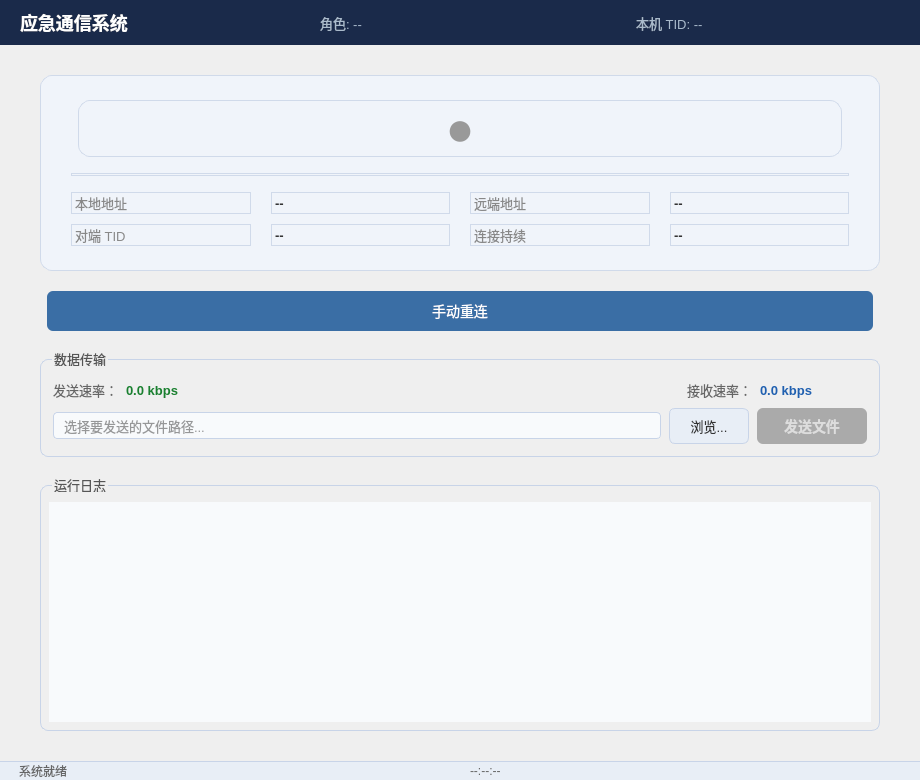
<?xml version="1.0" encoding="UTF-8"?>
<ui version="4.0">
 <class>AutoConnWindow</class>
 <widget class="QMainWindow" name="AutoConnWindow">
  <property name="geometry">
   <rect>
    <x>0</x>
    <y>0</y>
    <width>920</width>
    <height>780</height>
   </rect>
  </property>
  <property name="windowTitle">
   <string>应急通信系统</string>
  </property>
  <widget class="QWidget" name="centralwidget">
   <layout class="QVBoxLayout" name="mainVLayout">
    <property name="spacing">
     <number>0</number>
    </property>
    <property name="margin">
     <number>0</number>
    </property>

    <!-- ===== 顶部标题栏 ===== -->
    <item>
     <widget class="QWidget" name="titleBar">
      <property name="minimumHeight"><number>56</number></property>
      <property name="maximumHeight"><number>56</number></property>
      <property name="styleSheet">
       <string>background-color: #1a2a4a;</string>
      </property>
      <layout class="QHBoxLayout" name="titleHLayout">
       <property name="leftMargin"><number>20</number></property>
       <property name="rightMargin"><number>20</number></property>
       <item>
        <widget class="QLabel" name="titleLabel">
         <property name="text"><string>应急通信系统</string></property>
         <property name="styleSheet">
          <string>color: #ffffff; font-size: 18px; font-weight: bold;</string>
         </property>
        </widget>
       </item>
       <item>
        <spacer>
         <property name="orientation"><enum>Qt::Horizontal</enum></property>
        </spacer>
       </item>
       <item>
        <widget class="QLabel" name="roleLabel">
         <property name="text"><string>角色: --</string></property>
         <property name="styleSheet">
          <string>color: #aabbcc; font-size: 13px;</string>
         </property>
        </widget>
       </item>
       <item>
        <widget class="QLabel" name="tidLabel">
         <property name="text"><string>本机 TID: --</string></property>
         <property name="styleSheet">
          <string>color: #aabbcc; font-size: 13px; margin-left: 20px;</string>
         </property>
        </widget>
       </item>
      </layout>
     </widget>
    </item>

    <!-- ===== 主内容区 ===== -->
    <item>
     <widget class="QWidget" name="contentWidget">
      <layout class="QVBoxLayout" name="contentVLayout">
       <property name="spacing"><number>20</number></property>
       <property name="leftMargin"><number>40</number></property>
       <property name="rightMargin"><number>40</number></property>
       <property name="topMargin"><number>30</number></property>
       <property name="bottomMargin"><number>30</number></property>

       <!-- ===== 连接状态卡片 ===== -->
       <item>
        <widget class="QFrame" name="statusCard">
         <property name="styleSheet">
          <string>
           QFrame {
               background-color: #f0f4fa;
               border-radius: 12px;
               border: 1px solid #d0daea;
           }
          </string>
         </property>
         <layout class="QVBoxLayout" name="statusCardLayout">
          <property name="spacing"><number>16</number></property>
          <property name="leftMargin"><number>30</number></property>
          <property name="rightMargin"><number>30</number></property>
          <property name="topMargin"><number>24</number></property>
          <property name="bottomMargin"><number>24</number></property>

          <!-- 状态指示灯（纯圆点，无文字） -->
          <item>
           <layout class="QHBoxLayout">
            <item>
             <spacer><property name="orientation"><enum>Qt::Horizontal</enum></property></spacer>
            </item>
            <item>
             <widget class="QLabel" name="statusDot">
              <property name="text"><string>●</string></property>
              <property name="styleSheet">
               <string>color: #999999; font-size: 48px;</string>
              </property>
              <property name="alignment">
               <set>Qt::AlignCenter</set>
              </property>
             </widget>
            </item>
            <item>
             <spacer><property name="orientation"><enum>Qt::Horizontal</enum></property></spacer>
            </item>
           </layout>
          </item>

          <!-- 分割线 -->
          <item>
           <widget class="QFrame" name="divider1">
            <property name="frameShape"><enum>QFrame::HLine</enum></property>
            <property name="frameShadow"><enum>QFrame::Sunken</enum></property>
            <property name="styleSheet"><string>color: #c8d4e8;</string></property>
           </widget>
          </item>

          <!-- 连接信息网格 -->
          <item>
           <layout class="QGridLayout" name="infoGrid">
            <property name="horizontalSpacing"><number>20</number></property>
            <property name="verticalSpacing"><number>10</number></property>

            <item row="0" column="0">
             <widget class="QLabel">
              <property name="text"><string>本地地址</string></property>
              <property name="styleSheet"><string>color: #888888; font-size: 13px;</string></property>
             </widget>
            </item>
            <item row="0" column="1">
             <widget class="QLabel" name="localAddrLabel">
              <property name="text"><string>--</string></property>
              <property name="styleSheet"><string>color: #333333; font-size: 13px; font-weight: bold;</string></property>
             </widget>
            </item>
            <item row="0" column="2">
             <widget class="QLabel">
              <property name="text"><string>远端地址</string></property>
              <property name="styleSheet"><string>color: #888888; font-size: 13px;</string></property>
             </widget>
            </item>
            <item row="0" column="3">
             <widget class="QLabel" name="remoteAddrLabel">
              <property name="text"><string>--</string></property>
              <property name="styleSheet"><string>color: #333333; font-size: 13px; font-weight: bold;</string></property>
             </widget>
            </item>

            <item row="1" column="0">
             <widget class="QLabel">
              <property name="text"><string>对端 TID</string></property>
              <property name="styleSheet"><string>color: #888888; font-size: 13px;</string></property>
             </widget>
            </item>
            <item row="1" column="1">
             <widget class="QLabel" name="remoteTidLabel">
              <property name="text"><string>--</string></property>
              <property name="styleSheet"><string>color: #333333; font-size: 13px; font-weight: bold;</string></property>
             </widget>
            </item>
            <item row="1" column="2">
             <widget class="QLabel">
              <property name="text"><string>连接持续</string></property>
              <property name="styleSheet"><string>color: #888888; font-size: 13px;</string></property>
             </widget>
            </item>
            <item row="1" column="3">
             <widget class="QLabel" name="uptimeLabel">
              <property name="text"><string>--</string></property>
              <property name="styleSheet"><string>color: #333333; font-size: 13px; font-weight: bold;</string></property>
             </widget>
            </item>

           </layout>
          </item>

         </layout>
        </widget>
       </item>

       <!-- ===== 操作区：仅有一个"手动重连"按钮（正常状态隐藏） ===== -->
       <item>
        <layout class="QHBoxLayout">
         <item>
          <spacer><property name="orientation"><enum>Qt::Horizontal</enum></property></spacer>
         </item>
         <item>
          <widget class="QPushButton" name="reconnectBtn">
           <property name="text"><string>手动重连</string></property>
           <property name="minimumSize">
            <size><width>140</width><height>40</height></size>
           </property>
           <property name="styleSheet">
            <string>
             QPushButton {
                 background-color: #3a6ea5;
                 color: white;
                 border-radius: 6px;
                 font-size: 14px;
             }
             QPushButton:hover { background-color: #4a80bb; }
             QPushButton:pressed { background-color: #2a5e95; }
             QPushButton:disabled { background-color: #aaaaaa; color: #dddddd; }
            </string>
           </property>
          </widget>
         </item>
         <item>
          <spacer><property name="orientation"><enum>Qt::Horizontal</enum></property></spacer>
         </item>
        </layout>
       </item>

       <!-- ===== 数据传输区域 ===== -->
       <item>
        <widget class="QGroupBox" name="transferGroup">
         <property name="title"><string>数据传输</string></property>
         <property name="styleSheet">
          <string>
           QGroupBox {
               font-size: 13px;
               color: #555555;
               border: 1px solid #c8d4e8;
               border-radius: 8px;
               margin-top: 8px;
               padding-top: 8px;
           }
           QGroupBox::title { subcontrol-origin: margin; left: 12px; }
          </string>
         </property>
         <layout class="QVBoxLayout">
          <property name="margin"><number>12</number></property>
          <property name="spacing"><number>8</number></property>

          <!-- 速率显示行 -->
          <item>
           <layout class="QHBoxLayout">
            <item>
             <widget class="QLabel">
              <property name="text"><string>发送速率：</string></property>
              <property name="styleSheet"><string>color: #666666; font-size: 13px;</string></property>
             </widget>
            </item>
            <item>
             <widget class="QLabel" name="sendRateLabel">
              <property name="text"><string>0.0 kbps</string></property>
              <property name="styleSheet"><string>color: #1a8030; font-size: 13px; font-weight: bold; min-width: 100px;</string></property>
             </widget>
            </item>
            <item>
             <spacer><property name="orientation"><enum>Qt::Horizontal</enum></property><property name="sizeHint" stdset="0"><size><width>20</width><height>0</height></size></property></spacer>
            </item>
            <item>
             <widget class="QLabel">
              <property name="text"><string>接收速率：</string></property>
              <property name="styleSheet"><string>color: #666666; font-size: 13px;</string></property>
             </widget>
            </item>
            <item>
             <widget class="QLabel" name="recvRateLabel">
              <property name="text"><string>0.0 kbps</string></property>
              <property name="styleSheet"><string>color: #2060b0; font-size: 13px; font-weight: bold; min-width: 100px;</string></property>
             </widget>
            </item>
            <item>
             <spacer><property name="orientation"><enum>Qt::Horizontal</enum></property></spacer>
            </item>
           </layout>
          </item>

          <!-- 文件选择 + 发送按钮行 -->
          <item>
           <layout class="QHBoxLayout">
            <item>
             <widget class="QLineEdit" name="filePathEdit">
              <property name="placeholderText"><string>选择要发送的文件路径...</string></property>
              <property name="readOnly"><bool>true</bool></property>
              <property name="styleSheet">
               <string>
                QLineEdit {
                    border: 1px solid #c8d4e8;
                    border-radius: 4px;
                    padding: 4px 8px;
                    font-size: 13px;
                    background: #f8fafc;
                    color: #333333;
                }
               </string>
              </property>
             </widget>
            </item>
            <item>
             <widget class="QPushButton" name="browseBtn">
              <property name="text"><string>浏览...</string></property>
              <property name="minimumSize">
               <size><width>80</width><height>36</height></size>
              </property>
              <property name="styleSheet">
               <string>
                QPushButton {
                    background-color: #e8eef6;
                    color: #333333;
                    border: 1px solid #c8d4e8;
                    border-radius: 6px;
                    font-size: 13px;
                }
                QPushButton:hover { background-color: #d0dcee; }
                QPushButton:pressed { background-color: #b8ccde; }
               </string>
              </property>
             </widget>
            </item>
            <item>
             <widget class="QPushButton" name="sendFileBtn">
              <property name="text"><string>发送文件</string></property>
              <property name="enabled"><bool>false</bool></property>
              <property name="minimumSize">
               <size><width>110</width><height>36</height></size>
              </property>
              <property name="styleSheet">
               <string>
                QPushButton {
                    background-color: #28a060;
                    color: white;
                    border-radius: 6px;
                    font-size: 14px;
                    font-weight: bold;
                }
                QPushButton:hover { background-color: #38b070; }
                QPushButton:pressed { background-color: #188050; }
                QPushButton:disabled { background-color: #aaaaaa; color: #dddddd; }
               </string>
              </property>
             </widget>
            </item>
           </layout>
          </item>

         </layout>
        </widget>
       </item>

       <!-- ===== 日志区 ===== -->
       <item>
        <widget class="QGroupBox" name="logGroup">
         <property name="title"><string>运行日志</string></property>
         <property name="styleSheet">
          <string>
           QGroupBox {
               font-size: 13px;
               color: #555555;
               border: 1px solid #c8d4e8;
               border-radius: 8px;
               margin-top: 8px;
               padding-top: 8px;
           }
           QGroupBox::title { subcontrol-origin: margin; left: 12px; }
          </string>
         </property>
         <layout class="QVBoxLayout">
          <property name="margin"><number>8</number></property>
          <item>
           <widget class="QPlainTextEdit" name="logEdit">
            <property name="readOnly"><bool>true</bool></property>
            <property name="maximumBlockCount"><number>200</number></property>
            <property name="styleSheet">
             <string>
              QPlainTextEdit {
                  background-color: #f8fafc;
                  color: #333333;
                  font-family: Monospace;
                  font-size: 12px;
                  border: none;
              }
             </string>
            </property>
           </widget>
          </item>
         </layout>
        </widget>
       </item>

      </layout>
     </widget>
    </item>

    <!-- ===== 底部状态栏 ===== -->
    <item>
     <widget class="QWidget" name="bottomBar">
      <property name="minimumHeight"><number>32</number></property>
      <property name="maximumHeight"><number>32</number></property>
      <property name="styleSheet">
       <string>background-color: #e8eef6; border-top: 1px solid #c8d4e8;</string>
      </property>
      <layout class="QHBoxLayout">
       <property name="leftMargin"><number>16</number></property>
       <property name="rightMargin"><number>16</number></property>
       <property name="topMargin"><number>0</number></property>
       <property name="bottomMargin"><number>0</number></property>
       <item>
        <widget class="QLabel" name="bottomStatusLabel">
         <property name="text"><string>系统就绪</string></property>
         <property name="styleSheet"><string>color: #666666; font-size: 12px;</string></property>
        </widget>
       </item>
       <item>
        <spacer><property name="orientation"><enum>Qt::Horizontal</enum></property></spacer>
       </item>
       <item>
        <widget class="QLabel" name="clockLabel">
         <property name="text"><string>--:--:--</string></property>
         <property name="styleSheet"><string>color: #666666; font-size: 12px;</string></property>
        </widget>
       </item>
      </layout>
     </widget>
    </item>

   </layout>
  </widget>
 </widget>
</ui>
